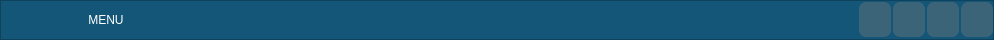
     <widget class="QFrame" name="frame_superior">
      <property name="minimumSize">
       <size>
        <width>0</width>
        <height>40</height>
       </size>
      </property>
      <property name="maximumSize">
       <size>
        <width>16777215</width>
        <height>40</height>
       </size>
      </property>
      <property name="styleSheet">
       <string notr="true">background-color: rgb(19, 86, 120);</string>
      </property>
      <property name="frameShape">
       <enum>QFrame::StyledPanel</enum>
      </property>
      <property name="frameShadow">
       <enum>QFrame::Raised</enum>
      </property>
      <layout class="QHBoxLayout" name="horizontalLayout_2">
       <property name="spacing">
        <number>2</number>
       </property>
       <property name="leftMargin">
        <number>0</number>
       </property>
       <property name="topMargin">
        <number>0</number>
       </property>
       <property name="rightMargin">
        <number>0</number>
       </property>
       <property name="bottomMargin">
        <number>0</number>
       </property>
       <item>
        <widget class="QPushButton" name="btn_menu">
         <property name="minimumSize">
          <size>
           <width>200</width>
           <height>35</height>
          </size>
         </property>
         <property name="maximumSize">
          <size>
           <width>16777215</width>
           <height>35</height>
          </size>
         </property>
         <property name="styleSheet">
          <string notr="true">QPushButton{
	
	
	color: rgb(255, 255, 255);
	alternate-background-color: rgb(60, 115, 120);
	font: 87 12pt &quot;Arial Black&quot;;
	border-radius:5px;
}
QPushButton:hover{
	
	background-color: rgb(60, 100, 120);
	font: 87 12pt &quot;Arial Black&quot;;

}</string>
         </property>
         <property name="text">
          <string>   MENU</string>
         </property>
         <property name="icon">
          <iconset>
           <normaloff>images/lista.png</normaloff>images/lista.png</iconset>
         </property>
        </widget>
       </item>
       <item>
        <spacer name="horizontalSpacer">
         <property name="orientation">
          <enum>Qt::Horizontal</enum>
         </property>
         <property name="sizeHint" stdset="0">
          <size>
           <width>656</width>
           <height>20</height>
          </size>
         </property>
        </spacer>
       </item>
       <item>
        <widget class="QPushButton" name="btn_minimizar">
         <property name="maximumSize">
          <size>
           <width>16777215</width>
           <height>35</height>
          </size>
         </property>
         <property name="styleSheet">
          <string notr="true">QPushButton{
border-radius:7px;
background-color: rgb(60, 100, 120);
}
QPushButton:hover{
	border:10px solid rgb(50, 83, 100);
	
	background-color: rgb(255, 255, 255);

}</string>
         </property>
         <property name="text">
          <string/>
         </property>
         <property name="icon">
          <iconset>
           <normaloff>images/3686939.png</normaloff>images/3686939.png</iconset>
         </property>
         <property name="iconSize">
          <size>
           <width>30</width>
           <height>30</height>
          </size>
         </property>
        </widget>
       </item>
       <item>
        <widget class="QPushButton" name="btn_restaurar">
         <property name="maximumSize">
          <size>
           <width>16777215</width>
           <height>35</height>
          </size>
         </property>
         <property name="styleSheet">
          <string notr="true">QPushButton{
border-radius:7px;
background-color: rgb(60, 100, 120);
}
QPushButton:hover{
	border:5px solid rgb(50, 83, 100);
	
	background-color: rgb(255, 255, 255);

}</string>
         </property>
         <property name="text">
          <string/>
         </property>
         <property name="icon">
          <iconset>
           <normaloff>images/3287392.png</normaloff>images/3287392.png</iconset>
         </property>
         <property name="iconSize">
          <size>
           <width>30</width>
           <height>30</height>
          </size>
         </property>
        </widget>
       </item>
       <item>
        <widget class="QPushButton" name="btn_maximizar">
         <property name="maximumSize">
          <size>
           <width>16777215</width>
           <height>35</height>
          </size>
         </property>
         <property name="styleSheet">
          <string notr="true">QPushButton{
border-radius:7px;
background-color: rgb(60, 100, 120);
}
QPushButton:hover{
	border:5px solid rgb(50, 83, 100);
	
	background-color: rgb(255, 255, 255);

}</string>
         </property>
         <property name="text">
          <string/>
         </property>
         <property name="icon">
          <iconset>
           <normaloff>images/3287396.png</normaloff>images/3287396.png</iconset>
         </property>
         <property name="iconSize">
          <size>
           <width>30</width>
           <height>30</height>
          </size>
         </property>
        </widget>
       </item>
       <item>
        <widget class="QPushButton" name="btn_cerrar">
         <property name="maximumSize">
          <size>
           <width>16777215</width>
           <height>35</height>
          </size>
         </property>
         <property name="styleSheet">
          <string notr="true">QPushButton{
border-radius:7px;
background-color: rgb(60, 100, 120);
}
QPushButton:hover{
	border:10px solid rgb(50, 83, 100);
	
	background-color: rgb(255, 255, 255);

}</string>
         </property>
         <property name="text">
          <string/>
         </property>
         <property name="icon">
          <iconset>
           <normaloff>images/51517.png</normaloff>images/51517.png</iconset>
         </property>
         <property name="iconSize">
          <size>
           <width>30</width>
           <height>30</height>
          </size>
         </property>
        </widget>
       </item>
      </layout>
     </widget>
